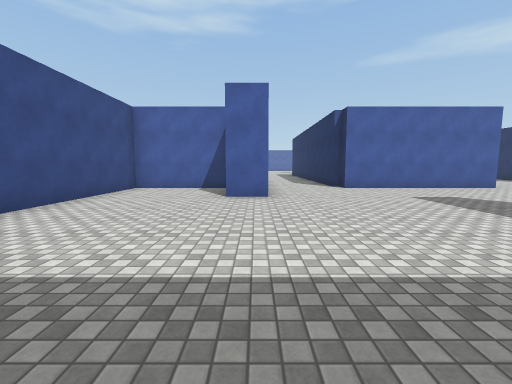
View 1 (above)

20 first-person views from a walk through a scene from a Unity 3-D project. The camera is 1.5 m above the floor, tilts 6° down and sees 90° across. The floor is counted in squares, 2 m on a side. Each view is taken from the middle of a square. On the plan, view 1 faces up. The plan holds only what a view shows up to about 9 squares ahead; the rest is blank. The place goes on beyond the plan. The player is left out. Some animated figures are left out. Surface patterns are stand-ins for the level's own textures.

View 2
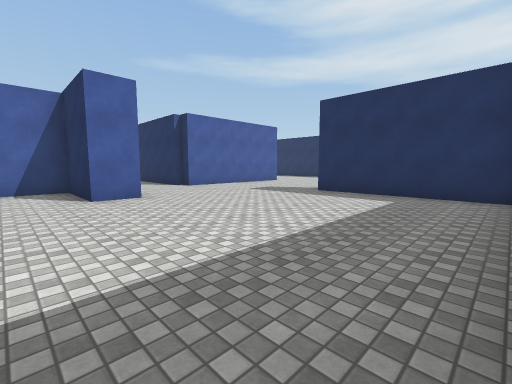

View 3
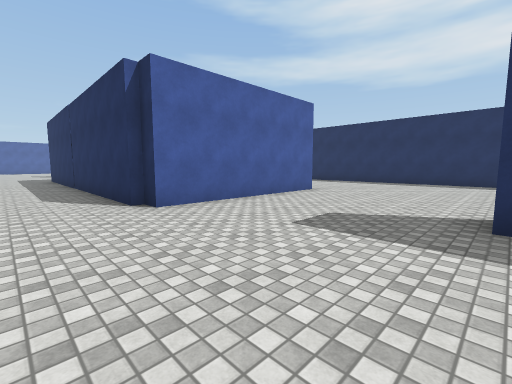

View 4
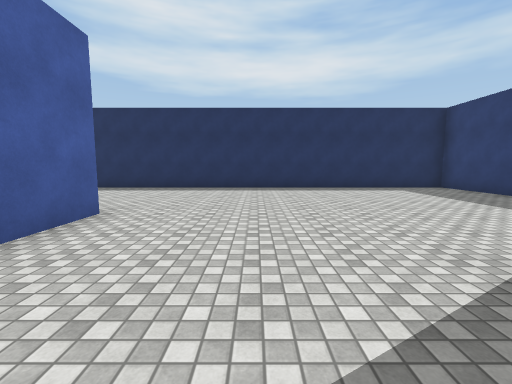

View 5
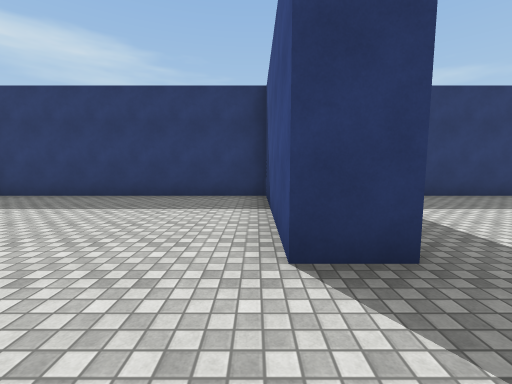

View 6
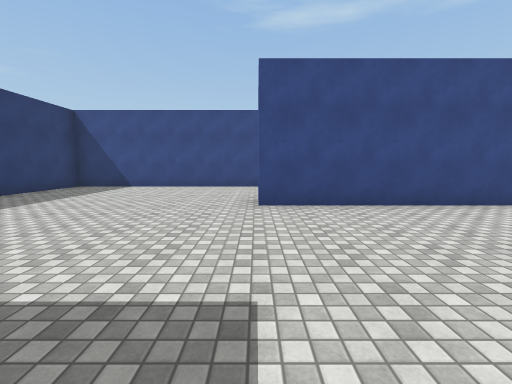

View 7
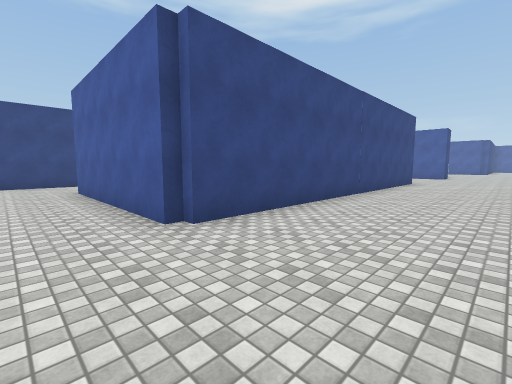

View 8
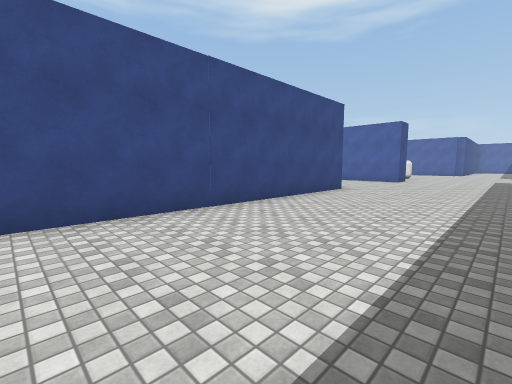

View 9
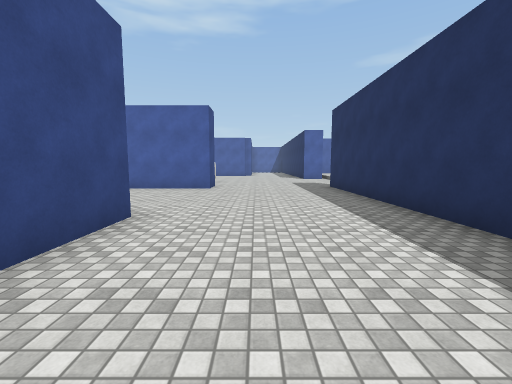

View 10
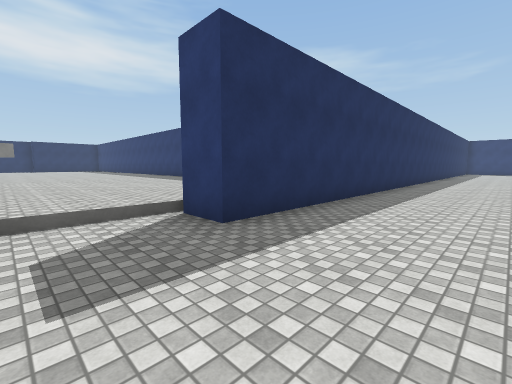

View 11
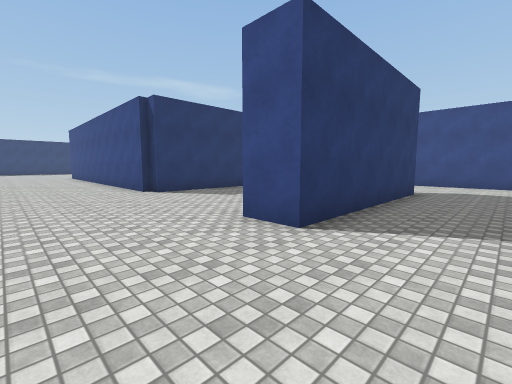

View 12
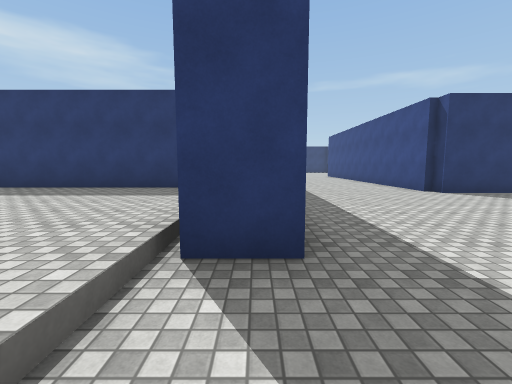

View 13
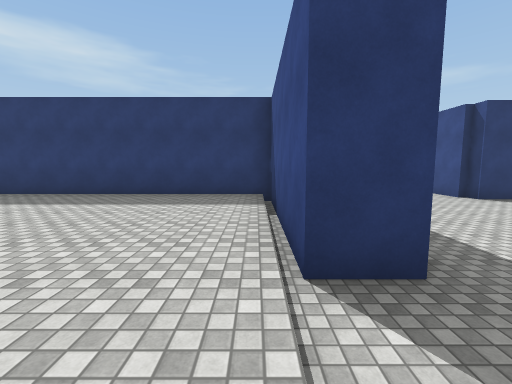

View 14
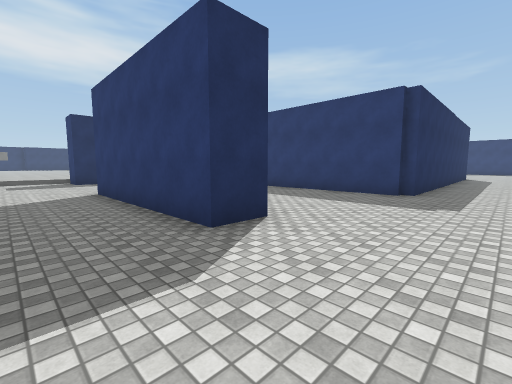

View 15
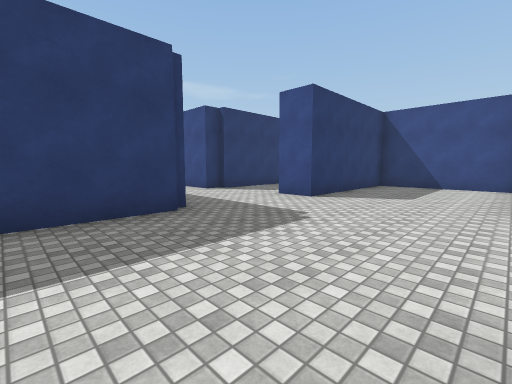

View 16
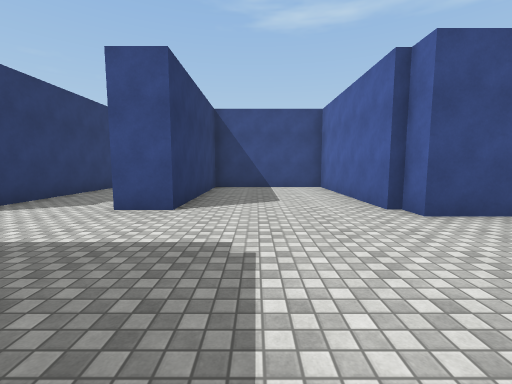

View 17
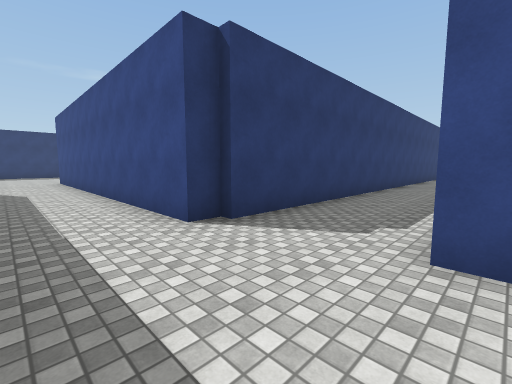

View 18
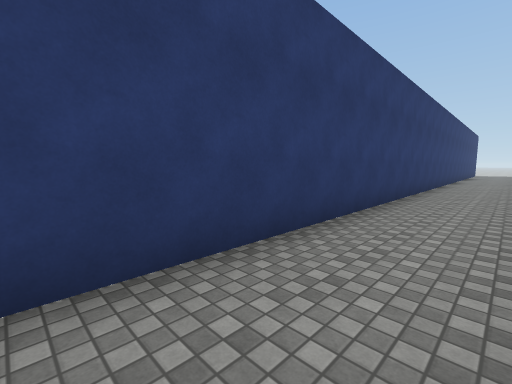

View 19
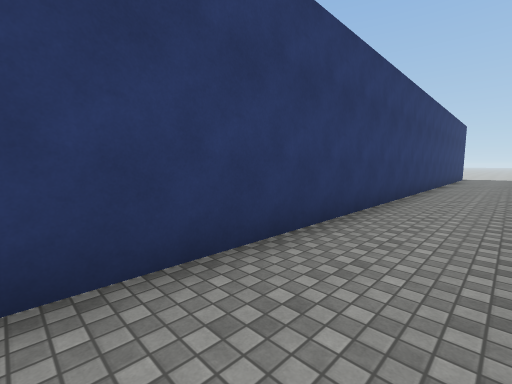

View 20
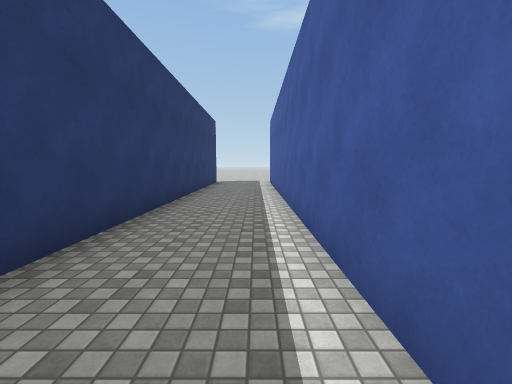

### Floor plan
Key: @ floor where view 1 was taken; # wall or solid block; . main floor; : floor 0.25 m higher than the main floor; / step, stairs or slope.
Columns run from 23 left of view 1 to 21 right of it. Each row starts with its distance up from view 1.
 26                        #............./:::::::
 25                        #............./:::::::
 24                   ######...#####....//::::::
 23                   #.................#/:::::
 22                   #.................#/::::
 21                   #.................#/:::::
 20                   #.................#/::::::
 19 #########         #####...######....#########
 18 ..........................#    #....#
 17 ..........................#    #....#
 16 ########################..#    #....#
 15                        #..#    #....
 14                        #..#    #....
 13                        #..#    #....
 12                        #..#    #....
 11                        #..#    #....#
 10                        #..#    #....#
  9                    #####..######....#
  8                    #...#............#
  7                    #...#............#
  6                    #................#
  5                    #................#
  4                    #........#.......#
  3                    #........#.......#
  2                    #........#.......#
  1                    #........#.......#
  0                    #...@....#.......#
 -1                    #######  #########

Positions as (right, up) in squares from view 1, and headings:
1: (0, 0), facing up
2: (-2, 0), facing up-right
3: (1, 4), facing up-right
4: (4, 6), facing right
5: (6, 6), facing down
6: (5, 6), facing left
7: (11, 7), facing up-left
8: (12, 11), facing up-left
9: (10, 15), facing up
10: (10, 26), facing down-right
11: (11, 26), facing down-left
12: (13, 26), facing down
13: (14, 26), facing down
14: (1, 26), facing down-right
15: (5, 23), facing down-left
16: (4, 21), facing left
17: (2, 19), facing down-left
18: (-3, 18), facing down-left
19: (-9, 18), facing down-left
20: (-14, 18), facing left
